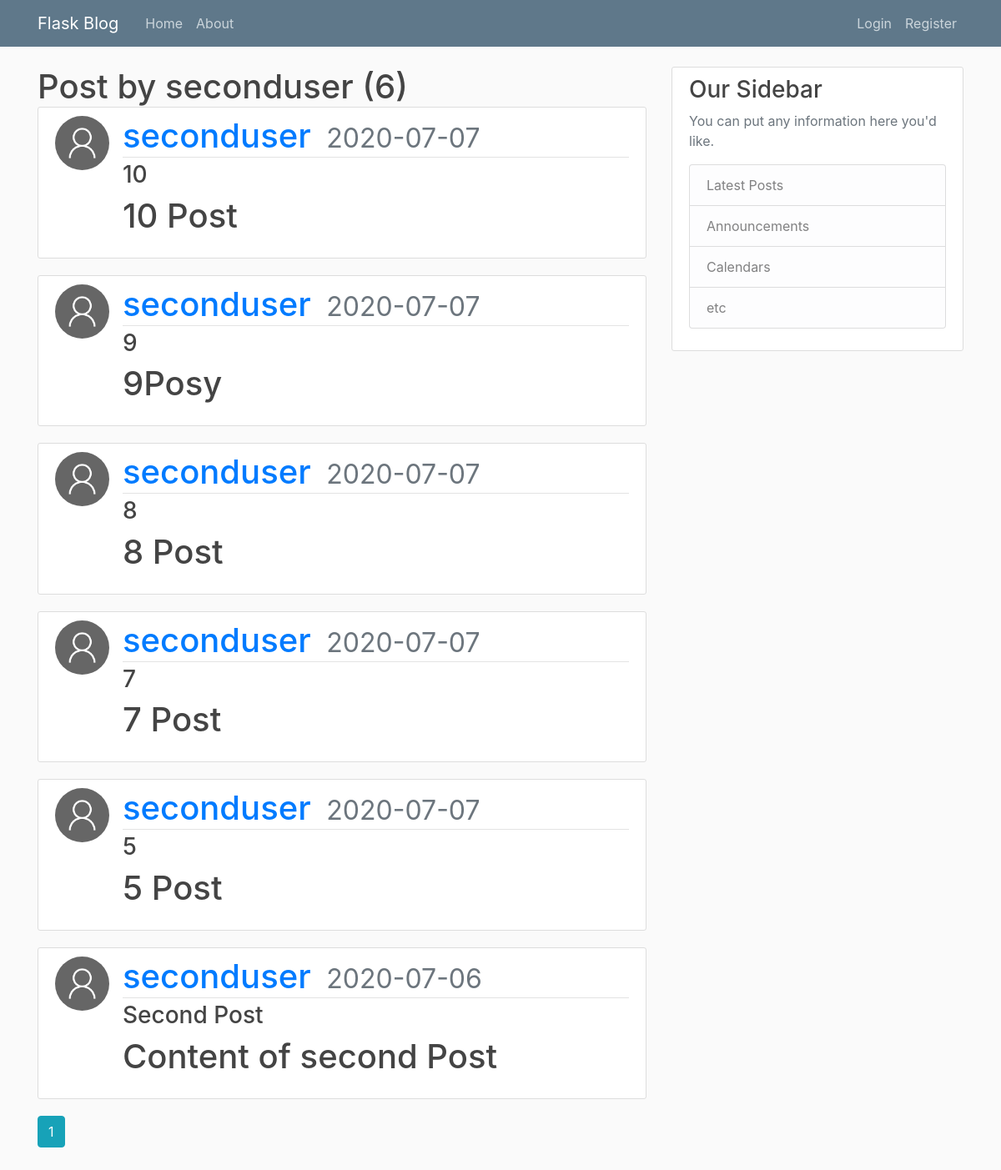
The page /user/seconduser on the database its author committed.
### blog/model.py (models this page shows, shortened)
class User(db.Model,UserMixin):
    id = db.Column(db.Integer, primary_key=True)
    username = db.Column(db.String(20), unique=True, nullable=False)
    email = db.Column(db.String(120), unique=True, nullable=False)
    image_file = db.Column(db.String(20), nullable=False, default='default.jpg')
    password = db.Column(db.String(60), nullable=False)
    posts = db.relationship('Post', backref='author', lazy=True)

class Post(db.Model):
    id = db.Column(db.Integer, primary_key=True)
    title = db.Column(db.String(100), nullable=False)
    date_posted = db.Column(db.DateTime, nullable=False, default=datetime.utcnow)
    content = db.Column(db.Text, nullable=False)
    user_id = db.Column(db.Integer, db.ForeignKey('user.id'), nullable=False)

### blog/users/routes.py (the view)
@users.route("/user/<string:username>")
def user_post(username):
    page=request.args.get('page',1 , type=int)
    user= User.query.filter_by(username=username).first_or_404()
    post= Post.query.filter_by(author=user)\
          .order_by(Post.date_posted.desc())\
          .paginate(page=page,per_page=10)
    return render_template('user_post.html', post=post , user=user)

### blog/templates/user_post.html
{%extends "layout.html"%}
{%block content%}
<h1 class= "mb-3">Post by {{user.username}} ({{post.total}})
         {%for posts in post.items%}
         <article class="media content-section">
          <img class="rounded-circle article-img"  src= "{{url_for ('static', filename='profile_pics/'+ posts.author.image_file )}}">
            <div class="media-body">
              <div class="article-metadata">
                    <a class="mr-2" href="{{url_for('users.user_post', username=posts.author.username)}}">{{ posts.author.username }}</a>
                    <small class="text-muted">{{ posts.date_posted.strftime('%Y-%m-%d') }}</small>
              </div>
              <h3><a class="article-title" href= "{{url_for('posts.post',post_id=posts.id)}}">{{ posts.title }}</a></h3>
              <p class="article-content">{{ posts.content }}</p>
            </div>
          </article>
         {%endfor%}
         {%for page_num in post.iter_pages(left_edge=1, right_edge=1 , left_current=1 , right_current =2) %}
            {%if page_num%}
              {% if post.page == page_num %}
                  <a class="btn btn-info mb-4" href= "{{url_for('users.user_post', username =user.username , page=page_num)}}">{{page_num}}</a>
                {%else%}
                  <a class="btn btn-outline-info mb-4" href= "{{url_for('users.user_post', username =user.username , page=page_num)}}">{{page_num}}</a>
              {%endif%}
            {%else%}
            .....
            {%endif%}
         {%endfor%}
{%endblock%}

### blog/templates/layout.html (shortened to what this page needs)
<!doctype html>
<html lang="en">
  <head>
    <link rel="stylesheet" href="https://stackpath.bootstrapcdn.com/bootstrap/4.3.1/css/bootstrap.min.css">
    <link rel="stylesheet" type="text/css" href="{{url_for('static', filename='main.css')}}">
  </head>
  <body>
    <header class="site-header">
        <nav class="navbar navbar-expand-md navbar-dark bg-steel fixed-top">
          <div class="container">
            <a class="navbar-brand mr-4" href="/">Flask Blog</a>
            <div class="collapse navbar-collapse" id="navbarToggle">
              <div class="navbar-nav mr-auto">
                <a class="nav-item nav-link" href="{{url_for('main.index')}}">Home</a>
                <a class="nav-item nav-link" href="{{url_for('main.about')}}">About</a>
              </div>
              <div class="navbar-nav">
                {%if  current_user.is_authenticated%}
                <a class="nav-item nav-link" href="{{url_for('users.logout')}}">Logout</a>
                <a class="nav-item nav-link" href="{{url_for('users.account')}}">Account</a>
                <a class="nav-item nav-link" href="{{url_for('posts.new_post')}}">New Post</a>
                {%else%}
                <a class="nav-item nav-link" href="{{url_for('users.login')}}">Login</a>
                <a class="nav-item nav-link" href="{{url_for('users.register')}}">Register</a>
                {%endif%}
              </div>
            </div>
          </div>
        </nav>
      </header>
      <main role="main" class="container">
        <div class="row">
          <div class="col-md-8">
            {% block content %}{% endblock %}
          </div>
          <div class="col-md-4">
            <div class="content-section">
              <h3>Our Sidebar</h3>
              <p class='text-muted'>You can put any information here you'd like.
                <ul class="list-group">
                  <li class="list-group-item list-group-item-light">Latest Posts</li>
                  <li class="list-group-item list-group-item-light">Announcements</li>
                  <li class="list-group-item list-group-item-light">Calendars</li>
                  <li class="list-group-item list-group-item-light">etc</li>
                </ul>
              </p>
            </div>
          </div>
        </div>
      </main>
  </body>
</html>

### blog/static/main.css (style rules this page uses)
body { background: #fafafa; color: #333333; margin-top: 5rem; }
h1, h2, h3, h4, h5, h6 { color: #444444; }
.bg-steel { background-color: #5f788a; }
.site-header .navbar-nav .nav-link { color: #cbd5db; }
.content-section { background: #ffffff; padding: 10px 20px; border: 1px solid #dddddd; border-radius: 3px; margin-bottom: 20px; }
.article-title { color: #444444; }
.article-content { white-space: pre-line; }
.article-img { height: 65px; width: 65px; margin-right: 16px; }
.article-metadata { padding-bottom: 1px; margin-bottom: 4px; border-bottom: 1px solid #e3e3e3 }

### rows shown on the page
User: username "seconduser"
Post: image_file (placeholder picture), author.username "seconduser", date_posted "2020-07-07", title "10", content "10 Post"
Post: image_file (placeholder picture), author.username "seconduser", date_posted "2020-07-07", title "9", content "9Posy"
Post: image_file (placeholder picture), author.username "seconduser", date_posted "2020-07-07", title "8", content "8 Post"
Post: image_file (placeholder picture), author.username "seconduser", date_posted "2020-07-07", title "7", content "7 Post"
Post: image_file (placeholder picture), author.username "seconduser", date_posted "2020-07-07", title "5", content "5 Post"
Post: image_file (placeholder picture), author.username "seconduser", date_posted "2020-07-06", title "Second Post", content "Content of second Post"

### other values the page prints
{{ post.total }} "6"
{{ page_num }} "1"
